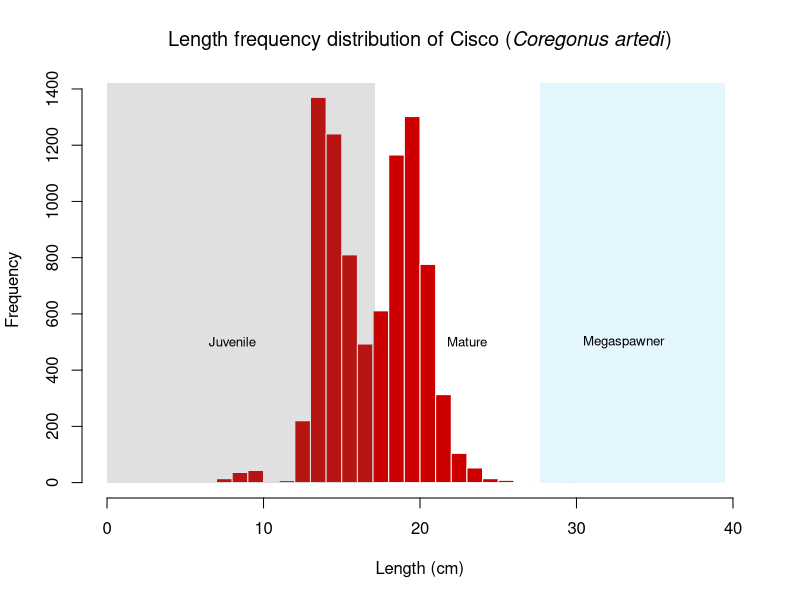

Recreate this plot in R.
## ---- chunk 1
library(data.table)

cisco_data <- data.table::fread("ciscoTL.csv")
## ---- chunk 2
cisco_data[, length_cm := length / 10]
## ---- chunk 3
class_interval <- 1
## ---- chunk 4
brks <- seq(0, ceiling(max(cisco_data$length_cm)), by = class_interval)
cisco_data[, bins := cut(length_cm, brks, right = FALSE)]
## ---- chunk 5
# Replace brackets
# This line removes the square brackets [ and ) from the bins column, making it 
# easier to split the bin ranges
cisco_data[, bins := gsub("[\\[\\)]", "", bins)]
  
# Split bin ranges
# This splits the cleaned bins column into two new columns: llimit (lower limit) 
# and ulimit (upper limit) based on the comma delimiter.
cisco_data[, c("llimit", "ulimit") := tstrsplit(bins, ",", fixed = TRUE)]
  
# Convert to numeric
# This converts the llimit and ulimit columns from character to numeric type.
cisco_data[, c("llimit", "ulimit") := lapply(.SD, as.numeric), .SDcols = c("llimit", "ulimit")]
  
# Calculate mid-lengths
# This calculates the midpoint of each bin and stores it in a new column called
# midlength.
cisco_data[, midlength := (llimit + ulimit) / 2]
## ---- chunk 6
cisco_lm_cm <- 17.1
## ---- chunk 7
cisco_megaspawner <- (max(cisco_data$length_cm)) * 0.7
## ---- chunk 8
my_title <- expression(paste("Length frequency distribution of Cisco (", italic("Coregonus artedi"), ")")) 
## ---- chunk 9
# Extract the maximum frequency
maxFreq <- max(hist(cisco_data$length_cm, breaks = brks, plot = FALSE)$counts)
## ---- chunk 10
hist(cisco_data$length_cm, breaks = brks,
     xlab = "Length (cm)", ylab = "Frequency", main = my_title,
     col = "#cc0000", border = "white")

# Add a rectangle for the juveniles
rect(xleft = 0, ybottom = 0, xright = cisco_lm_cm, ytop = maxFreq + 50, 
     col = rgb(0.4, 0.4, 0.4, alpha = 0.2), border = NA)

# Add a rectangle for the megaspawner
rect(xleft = cisco_megaspawner, ybottom = 0, xright = max(cisco_data$length_cm), 
     ytop = maxFreq + 50, col = rgb(0.475, 0.851, 1, alpha = 0.2), border = NA)

# Add a text indicating the are as juvenile
text(x = 8, y = 500, labels = "Juvenile", cex = 0.8)

# Add a text indicating the are as mature
text(x = 23, y = 500, labels = "Mature", cex = 0.8)

# Add a text indicating the are as megaspawner
text(x = 33, y = 500, labels = "Megaspawner", cex = 0.8)
